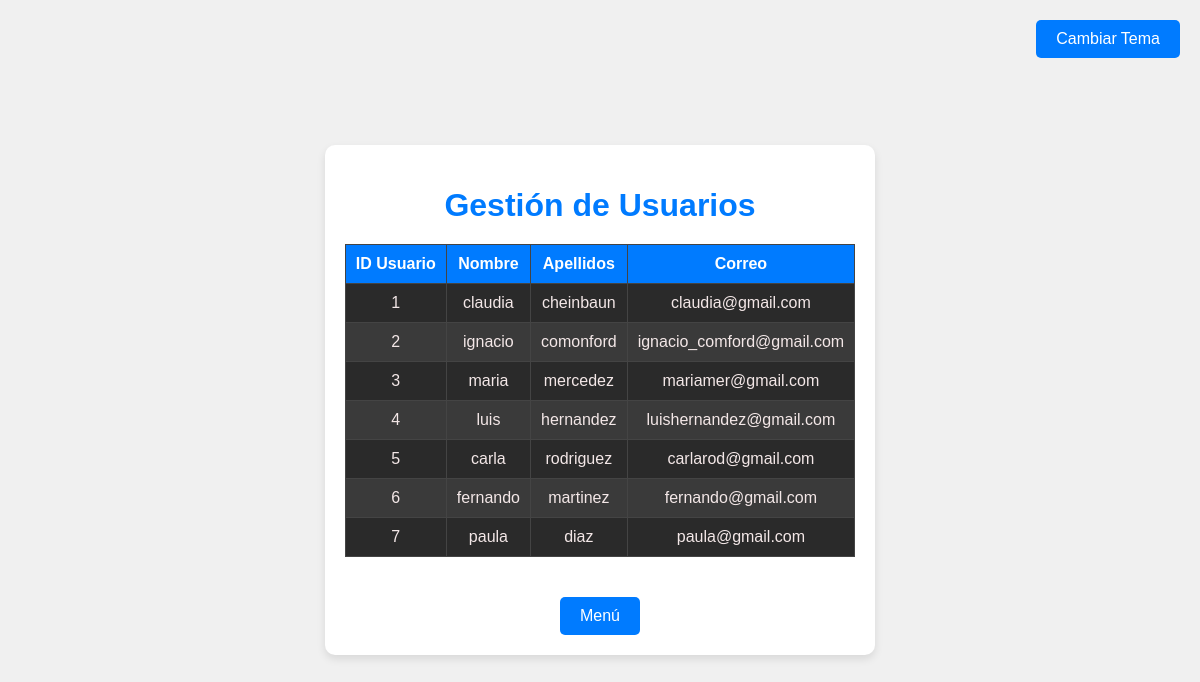
Page /config/gestion_usuarios.php on the committed database.
### tables this page shows
CREATE TABLE `usuarios` (
  `id_usuario` int(11) NOT NULL,
  `nombre` varchar(50) NOT NULL,
  `apellidos` varchar(50) NOT NULL,
  `email` varchar(100) NOT NULL,
  `password` varchar(255) NOT NULL
);

### config/gestion_usuarios.php (the view, shortened to what this page needs)
<?php
$host = "localhost";
$user = "root";
$password = "12345678";
$database = "sistema_prueba";
$conn = new mysqli($host, $user, $password, $database);
?>
<!DOCTYPE html>
<html lang="es">
<head>
    <link rel="stylesheet" href="../css/estilo_gestusu.css">
</head>
<body>
    <button class="theme-toggle" onclick="toggleTheme()">Cambiar Tema</button>
    <div class="gestion-container">
        <h1>Gestión de Usuarios</h1>
        <table>
            <thead>
                <tr>
                    <th>ID Usuario</th>
                    <th>Nombre</th>
                    <th>Apellidos</th>
                    <th>Correo</th>
                </tr>
            </thead>
            <tbody>
                <?php
                $sql = "SELECT id_usuario, nombre, apellidos, email FROM usuarios";
                $result = $conn->query($sql);
                if ($result->num_rows > 0) {
                    while ($row = $result->fetch_assoc()) {
                        echo "<tr>";
                        echo "<td>" . htmlspecialchars($row['id_usuario']) . "</td>";
                        echo "<td>" . htmlspecialchars($row['nombre']) . "</td>";
                        echo "<td>" . htmlspecialchars($row['apellidos']) . "</td>";
                        echo "<td>" . htmlspecialchars($row['email']) . "</td>";
                        echo "</tr>";
                    }
                } else {
                    echo "<tr><td colspan='4'>No hay usuarios registrados</td></tr>";
                }
                ?>
            </tbody>
        </table>
        <button class="btn btn-volver" onclick="location.href='menu_principal.html'">Menú</button>
    </div>
</body>
</html>

### css/estilo_gestusu.css (style rules this page uses)
:root { --background-color: #f0f0f0; --text-color: #f3e7e7; --container-background-color: #ffffff; --container-shadow-color: rgba(0, 0, 0, 0.1); --primary-color: #007bff; --primary-hover-color: #0056b3; --button-text-color: #ffffff; }
body { font-family: 'Arial', sans-serif; margin: 0; padding: 0; background-color: var(--background-color); color: var(--text-color); display: flex; justify-content: center; align-items: center; height: 100vh; }
.gestion-container { max-width: 900px; margin: 50px auto; padding: 20px; background-color: var(--container-background-color); border-radius: 10px; box-shadow: 0 4px 8px var(--container-shadow-color); text-align: center; }
.gestion-container h1 { margin-bottom: 20px; color: var(--primary-color); }
table { width: 100%; border-collapse: collapse; margin-bottom: 20px; }
table th, table td { padding: 10px; text-align: center; border: 1px solid #444; }
table thead th { background-color: var(--primary-color); color: var(--button-text-color); }
table tbody tr:nth-child(even) { background-color: #3a3a3a; }
table tbody tr:nth-child(odd) { background-color: #2a2a2a; }
.btn-volver { margin-top: 20px; background-color: var(--primary-color); color: var(--button-text-color); padding: 10px 20px; border: none; border-radius: 5px; cursor: pointer; transition: background-color 0.3s ease, transform 0.2s ease; }
.btn { padding: 10px 20px; background-color: var(--primary-color); color: var(--button-text-color); border: none; border-radius: 5px; cursor: pointer; font-size: 16px; transition: background-color 0.3s ease, transform 0.2s ease; }
.theme-toggle { position: absolute; top: 20px; right: 20px; padding: 10px 20px; background-color: var(--primary-color); color: var(--button-text-color); border: none; border-radius: 5px; cursor: pointer; font-size: 16px; transition: background-color 0.3s ease, transform 0.2s ease; }

### rows in the picture
usuarios: id_usuario "1", nombre "claudia", apellidos "cheinbaun", email "claudia@gmail.com"
usuarios: id_usuario "2", nombre "ignacio", apellidos "comonford", email "ignacio_comford@gmail.com"
usuarios: id_usuario "3", nombre "maria", apellidos "mercedez", email "mariamer@gmail.com"
usuarios: id_usuario "4", nombre "luis", apellidos "hernandez", email "luishernandez@gmail.com"
usuarios: id_usuario "5", nombre "carla", apellidos "rodriguez", email "carlarod@gmail.com"
usuarios: id_usuario "6", nombre "fernando", apellidos "martinez", email "fernando@gmail.com"
usuarios: id_usuario "7", nombre "paula", apellidos "diaz", email "paula@gmail.com"
